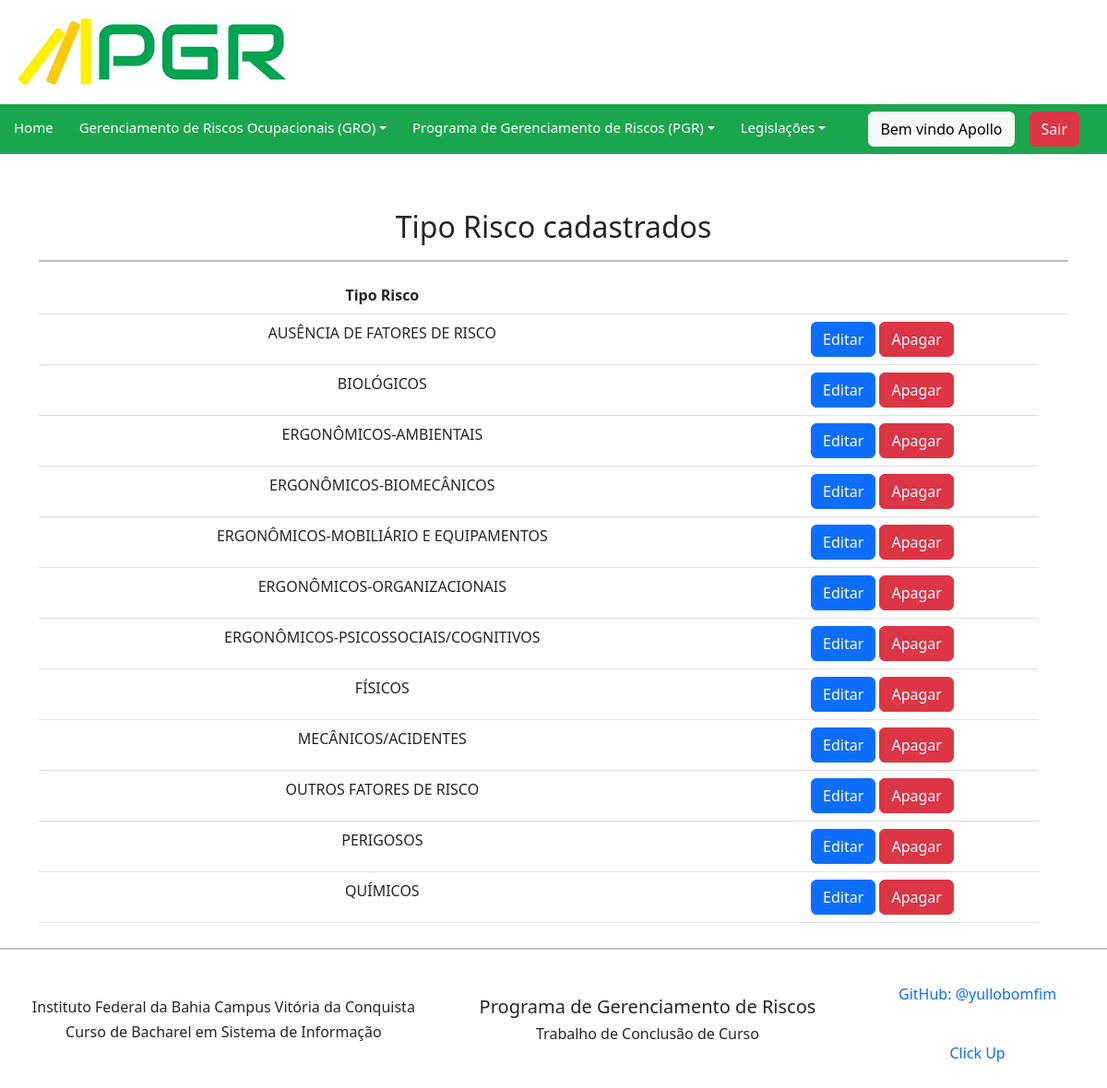
The page /tiporisco/ (signed in) on the database its author committed.
### pgr/models.py (models this page shows, shortened)
class Tiporisco(models.Model):
    choice_tiporisco = (
        ('FÍSICOS','FÍSICOS'),
        ('QUÍMICOS','QUÍMICOS'),
        ('BIOLÓGICOS','BIOLÓGICOS'),
        ('ERGONÔMICOS-BIOMECÂNICOS','ERGONÔMICOS-BIOMECÂNICOS'),
        ('ERGONÔMICOS-MOBILIÁRIO E EQUIPAMENTOS','ERGONÔMICOS-MOBILIÁRIO E EQUIPAMENTOS'),
        ('ERGONÔMICOS-ORGANIZACIONAIS','ERGONÔMICOS-ORGANIZACIONAIS'),
        ('ERGONÔMICOS-AMBIENTAIS','ERGONÔMICOS-AMBIENTAIS'),
        ('ERGONÔMICOS-PSICOSSOCIAIS/COGNITIVOS','ERGONÔMICOS-PSICOSSOCIAIS/COGNITIVOS'),
        ('MECÂNICOS/ACIDENTES','MECÂNICOS/ACIDENTES'),
        ('PERIGOSOS','PERIGOSOS'),
        ('ASSOCIAÇÃO DE FATORES DE RISCO','ASSOCIAÇÃO DE FATORES DE RISCO'),
        ('OUTROS FATORES DE RISCO','OUTROS FATORES DE RISCO'),
        ('AUSÊNCIA DE FATORES DE RISCO','AUSÊNCIA DE FATORES DE RISCO'),
    )
    tipo_risco = models.CharField(max_length=250, choices=choice_tiporisco)
    class Meta:
        verbose_name = "tipo_risco"
        verbose_name_plural = "tipo_riscos"
        ordering = ['tipo_risco']

### pgr/views.py (the view)
# urls.py: path('tiporisco/', TiporiscoListView.as_view(), name='tiporisco_list'),
class TiporiscoListView(LoginRequiredMixin, ListView):
    login_url = reverse_lazy('login')
    model = Tiporisco
    template_name = 'tiporisco_list.html'
    context_object_name = 'tiposderiscos'

### pgr/templates/tiporisco_list.html
{% extends 'base.html' %}
{% load bootstrap %}
{% block content %}
<div class="container">
  <div class="side-logo">
      <div class="table-responsive">
        <h2> Tipo Risco cadastrados</h2>
        <hr>
        <table class="table">
          <thead>
            <tr>
              <th>Tipo Risco</th>
              <th></th>
              <th></th>
            </tr>
          </thead>
          <tbody>
            {% for tiposderisco in tiposderiscos %}
              <tr>
                <td>{{ tiposderisco.tipo_risco }}</td>
                <td>
                  <a class="btn btn-primary" href="/tiporisco/update/{{tiposderisco.id}}/">Editar</a>
                  <a class="btn btn-danger"  href="/tiporisco/delete/{{tiposderisco.id}}/">Apagar</a>
                </td>
            {% empty %}
                <td>Nenhum Tipo Risco cadastrado.</td>
              </tr>
            {% endfor %}
          </tbody>
      </table>
  </div>
</div>
</div>
{% endblock %}

### pgr/templates/includes/navbar.html (shortened to what this page needs)
<nav class="navbar navbar-expand-lg navbar-light" style="background-color: #1ca54f;">
    <ul class="navbar-nav nav-text me-auto mb-2 mb-lg-0">
        <li class="nav-item">
            <a class="nav-link" href="{% url 'home'%}" >Home</a>
        </li>
        {% if user.is_authenticated %}
        <li class="nav-item dropdown dmenu">
            <a class="nav-link dropdown-toggle" href="#" id="navbardrop" data-toggle="dropdown">Gerenciamento de Riscos Ocupacionais (GRO)</a>
        </li>
        <li class="nav-item dropdown dmenu">
            <a class="nav-link dropdown-toggle" href="#" id="navbardrop" data-toggle="dropdown">Programa de Gerenciamento de Riscos (PGR)</a>
        </li>
        {% endif %}
        <li class="nav-item">
            <li class="nav-item dropdown dmenu">
            <a class="nav-link dropdown-toggle" href="#" id="navbardrop" data-toggle="dropdown">Legislações</a>
        </li>
    </ul>
        <div class="d-flex gap-3 align-items-center" style="margin-right: 30px">
            {% if user.is_authenticated %}
                <span class="btn btn-light">Bem vindo {{request.user|title}}</span>
                <a class="btn btn-danger" href="{% url 'logout' %}">Sair</a>
            {% endif %}
        </div>
</nav>

### pgr/static/css/pgr.css (style rules this page uses)
.side-logo { text-align: center; margin-top: 60px; }
.navbar-light .navbar-nav .nav-link { display: block; color: #fff; padding-left: 15px; padding-top: 5px; font-size: 15px; margin-right: 5px; text-decoration: none; transition: color 0.3s ease-in-out, background-color 0.3s ease-in-out; }
.container { min-height: inherit; margin: auto; justify-content: center; align-items: center; }
hr { height: 2px; width: 100%; border: 1px solid black; }

### rows shown on the page
Tiporisco: tipo_risco "AUSÊNCIA DE FATORES DE RISCO"
Tiporisco: tipo_risco "BIOLÓGICOS"
Tiporisco: tipo_risco "ERGONÔMICOS-AMBIENTAIS"
Tiporisco: tipo_risco "ERGONÔMICOS-BIOMECÂNICOS"
Tiporisco: tipo_risco "ERGONÔMICOS-MOBILIÁRIO E EQUIPAMENTOS"
Tiporisco: tipo_risco "ERGONÔMICOS-ORGANIZACIONAIS"
Tiporisco: tipo_risco "ERGONÔMICOS-PSICOSSOCIAIS/COGNITIVOS"
Tiporisco: tipo_risco "FÍSICOS"
Tiporisco: tipo_risco "MECÂNICOS/ACIDENTES"
Tiporisco: tipo_risco "OUTROS FATORES DE RISCO"
Tiporisco: tipo_risco "PERIGOSOS"
Tiporisco: tipo_risco "QUÍMICOS"

### other values the page prints
{{ request.user|title }} "Apollo"
